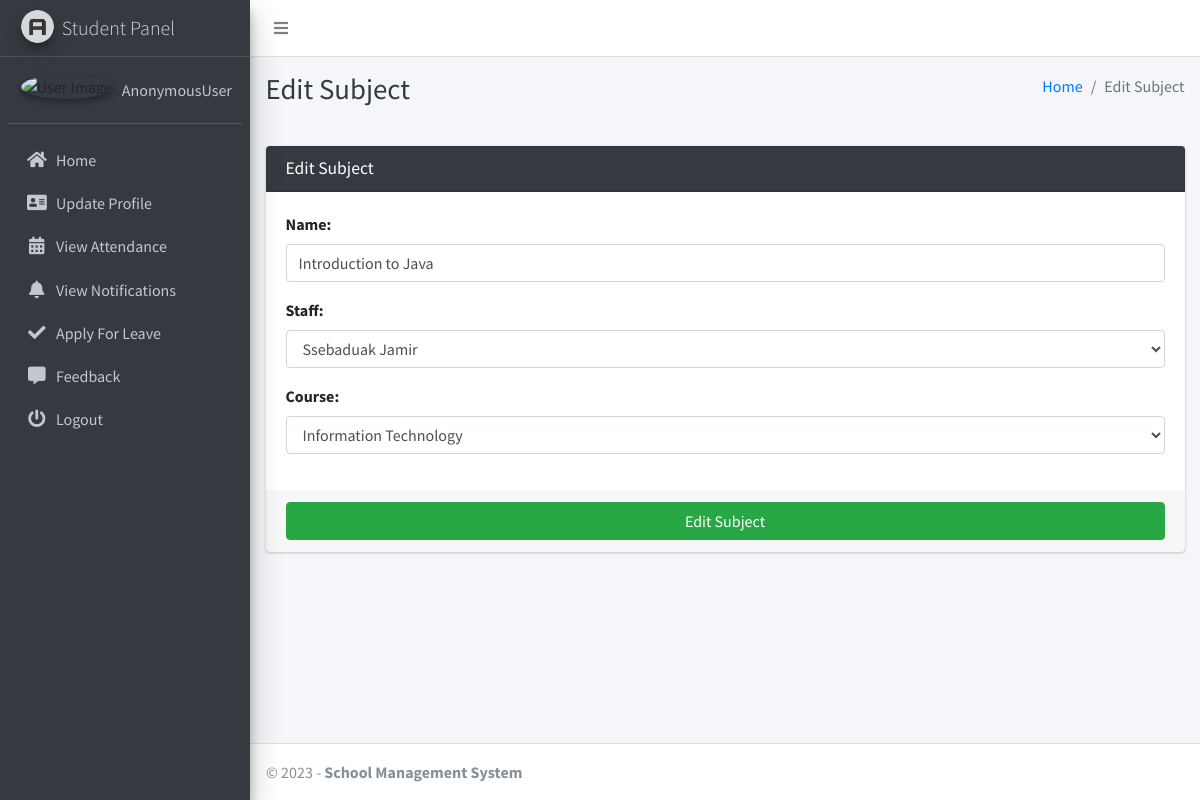
The app's page /subject/edit/1 with its own data.
### studentsmanagementapp/models.py (models this page shows, shortened)
class Subject(models.Model):
    name = models.CharField(max_length=120)
    staff = models.ForeignKey(Staff,on_delete=models.CASCADE,)
    course = models.ForeignKey(Course, on_delete=models.CASCADE)
    updated_at = models.DateTimeField(auto_now=True)
    created_at = models.DateTimeField(auto_now_add=True)

### studentsmanagementapp/hod_views.py (the view, shortened to what this page needs)
# urls.py: path("subject/edit/<int:subject_id>", hod_views.edit_subject, name='edit_subject'),
def edit_subject(request, subject_id):
    instance = get_object_or_404(Subject, id=subject_id)
    form = SubjectForm(request.POST or None, instance=instance)
    context = {
        'form': form,
        'subject_id': subject_id,
        'page_title': 'Edit Subject'
    }
    return render(request, 'hod_template/edit_subject_template.html', context)

### studentsmanagementapp/forms.py
class SubjectForm(FormSettings):
    def __init__(self, *args, **kwargs):
        super(SubjectForm, self).__init__(*args, **kwargs)
    class Meta:
        model = Subject
        fields = ['name', 'staff', 'course']

### studentsmanagementapp/models.py (called while the page is built)
    def __str__(self):
        return self.name

    def __str__(self):
        return self.admin.last_name + " " + self.admin.first_name

### studentsmanagementapp/templates/hod_template/edit_subject_template.html
{% extends 'main_app/base.html' %}
{% load static %}
{% block page_title %}{{page_title}}{% endblock page_title %}
{% block content %}
<section class="content">
    <div class="container-fluid">
        <div class="row">
            <div class="col-md-12">
                <div class="card card-dark">
                    <div class="card-header">
                        <h3 class="card-title">{{page_title}}</h3>
                    </div>
                    {% include "main_app/form_template.html" with messages=messages  form=form button_text="Edit Subject"%}
                </div>
            </div>
        </div>
    </div>
</section>
{% endblock content %}

### studentsmanagementapp/templates/main_app/form_template.html (shortened to what this page needs)
<form role="form" method="POST" enctype="multipart/form-data">
    <div class="card-body">
        {% for field in form  %}
        <div class="form-group">
            {{field.label_tag}}
            {{field}}
        </div>
        {% endfor %}
    </div>
    <div class="card-footer">
        <button type="submit" class="btn btn-success btn-block">
            {% if button_text %}
            {{button_text}}
            {% else %}
            Submit
            {% endif %}
        </button>
    </div>
</form>

### records on screen
Subject: form "Introduction to Java" "Ssebaduak Jamir" "Information Technology"

### other values on screen
{{ user }} "AnonymousUser"
{{ page_title }} "Edit Subject"
{{ field.label_tag }} "Name:" "Staff:" "Course:"
{{ button_text }} "Edit Subject"
